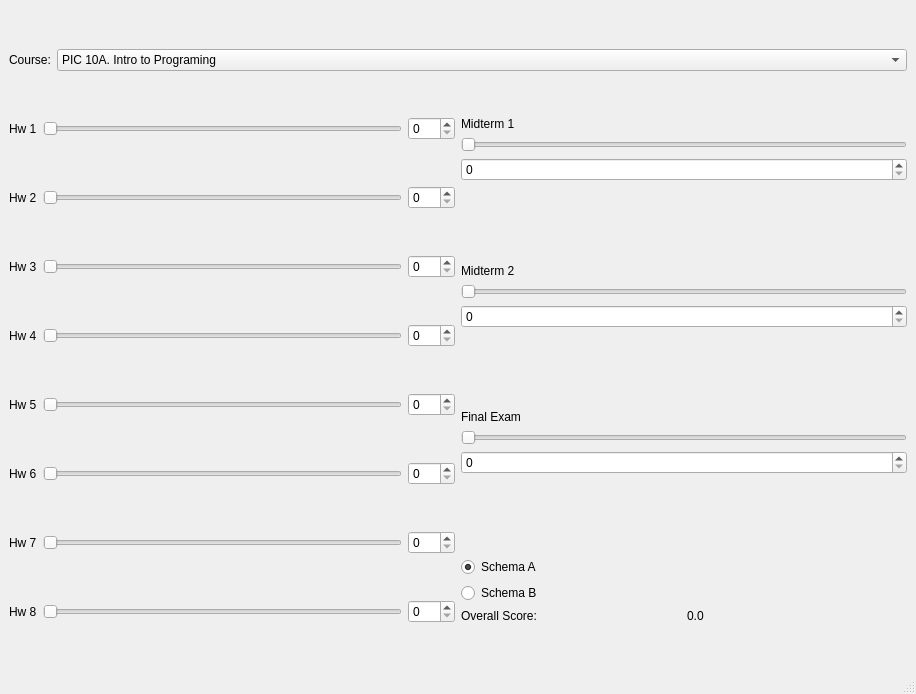
<?xml version="1.0" encoding="UTF-8"?>
<ui version="4.0">
 <class>grade_calculator</class>
 <widget class="QMainWindow" name="grade_calculator">
  <property name="geometry">
   <rect>
    <x>0</x>
    <y>0</y>
    <width>916</width>
    <height>694</height>
   </rect>
  </property>
  <property name="windowTitle">
   <string>grade_calculator</string>
  </property>
  <widget class="QWidget" name="centralwidget">
   <layout class="QVBoxLayout" name="verticalLayout_4">
    <item>
     <layout class="QVBoxLayout" name="verticalLayout_3">
      <item>
       <spacer name="verticalSpacer_13">
        <property name="orientation">
         <enum>Qt::Vertical</enum>
        </property>
        <property name="sizeHint" stdset="0">
         <size>
          <width>17</width>
          <height>18</height>
         </size>
        </property>
       </spacer>
      </item>
      <item>
       <layout class="QHBoxLayout" name="horizontalLayout_10">
        <item>
         <widget class="QLabel" name="label">
          <property name="sizePolicy">
           <sizepolicy hsizetype="Fixed" vsizetype="Preferred">
            <horstretch>0</horstretch>
            <verstretch>0</verstretch>
           </sizepolicy>
          </property>
          <property name="text">
           <string>Course:</string>
          </property>
         </widget>
        </item>
        <item>
         <widget class="QComboBox" name="course_comboBox">
          <item>
           <property name="text">
            <string>PIC 10A. Intro to Programing</string>
           </property>
          </item>
          <item>
           <property name="text">
            <string>CHEM 110A. Thermodynamics</string>
           </property>
          </item>
          <item>
           <property name="text">
            <string>MATH 32B. Vector Calculus</string>
           </property>
          </item>
         </widget>
        </item>
       </layout>
      </item>
      <item>
       <spacer name="verticalSpacer_12">
        <property name="orientation">
         <enum>Qt::Vertical</enum>
        </property>
        <property name="sizeHint" stdset="0">
         <size>
          <width>17</width>
          <height>13</height>
         </size>
        </property>
       </spacer>
      </item>
      <item>
       <layout class="QHBoxLayout" name="horizontalLayout_11">
        <item>
         <layout class="QVBoxLayout" name="verticalLayout">
          <item>
           <layout class="QHBoxLayout" name="horizontalLayout">
            <item>
             <widget class="QLabel" name="label_2">
              <property name="text">
               <string>Hw 1</string>
              </property>
             </widget>
            </item>
            <item>
             <widget class="QSlider" name="horizontalSlider">
              <property name="maximum">
               <number>100</number>
              </property>
              <property name="orientation">
               <enum>Qt::Horizontal</enum>
              </property>
             </widget>
            </item>
            <item>
             <widget class="QSpinBox" name="spinBox">
              <property name="maximum">
               <number>100</number>
              </property>
             </widget>
            </item>
           </layout>
          </item>
          <item>
           <spacer name="verticalSpacer_2">
            <property name="orientation">
             <enum>Qt::Vertical</enum>
            </property>
            <property name="sizeHint" stdset="0">
             <size>
              <width>20</width>
              <height>40</height>
             </size>
            </property>
           </spacer>
          </item>
          <item>
           <layout class="QHBoxLayout" name="horizontalLayout_2">
            <item>
             <widget class="QLabel" name="label_3">
              <property name="text">
               <string>Hw 2</string>
              </property>
             </widget>
            </item>
            <item>
             <widget class="QSlider" name="horizontalSlider_2">
              <property name="maximum">
               <number>100</number>
              </property>
              <property name="orientation">
               <enum>Qt::Horizontal</enum>
              </property>
             </widget>
            </item>
            <item>
             <widget class="QSpinBox" name="spinBox_2">
              <property name="maximum">
               <number>100</number>
              </property>
             </widget>
            </item>
           </layout>
          </item>
          <item>
           <spacer name="verticalSpacer_3">
            <property name="orientation">
             <enum>Qt::Vertical</enum>
            </property>
            <property name="sizeHint" stdset="0">
             <size>
              <width>20</width>
              <height>40</height>
             </size>
            </property>
           </spacer>
          </item>
          <item>
           <layout class="QHBoxLayout" name="horizontalLayout_3">
            <item>
             <widget class="QLabel" name="label_4">
              <property name="text">
               <string>Hw 3</string>
              </property>
             </widget>
            </item>
            <item>
             <widget class="QSlider" name="horizontalSlider_3">
              <property name="maximum">
               <number>100</number>
              </property>
              <property name="orientation">
               <enum>Qt::Horizontal</enum>
              </property>
             </widget>
            </item>
            <item>
             <widget class="QSpinBox" name="spinBox_3">
              <property name="maximum">
               <number>100</number>
              </property>
             </widget>
            </item>
           </layout>
          </item>
          <item>
           <spacer name="verticalSpacer_4">
            <property name="orientation">
             <enum>Qt::Vertical</enum>
            </property>
            <property name="sizeHint" stdset="0">
             <size>
              <width>20</width>
              <height>40</height>
             </size>
            </property>
           </spacer>
          </item>
          <item>
           <layout class="QHBoxLayout" name="horizontalLayout_4">
            <item>
             <widget class="QLabel" name="label_5">
              <property name="text">
               <string>Hw 4</string>
              </property>
             </widget>
            </item>
            <item>
             <widget class="QSlider" name="horizontalSlider_4">
              <property name="maximum">
               <number>100</number>
              </property>
              <property name="orientation">
               <enum>Qt::Horizontal</enum>
              </property>
             </widget>
            </item>
            <item>
             <widget class="QSpinBox" name="spinBox_4">
              <property name="maximum">
               <number>100</number>
              </property>
             </widget>
            </item>
           </layout>
          </item>
          <item>
           <spacer name="verticalSpacer_5">
            <property name="orientation">
             <enum>Qt::Vertical</enum>
            </property>
            <property name="sizeHint" stdset="0">
             <size>
              <width>20</width>
              <height>40</height>
             </size>
            </property>
           </spacer>
          </item>
          <item>
           <layout class="QHBoxLayout" name="horizontalLayout_5">
            <item>
             <widget class="QLabel" name="label_6">
              <property name="text">
               <string>Hw 5</string>
              </property>
             </widget>
            </item>
            <item>
             <widget class="QSlider" name="horizontalSlider_5">
              <property name="maximum">
               <number>100</number>
              </property>
              <property name="orientation">
               <enum>Qt::Horizontal</enum>
              </property>
             </widget>
            </item>
            <item>
             <widget class="QSpinBox" name="spinBox_5">
              <property name="maximum">
               <number>100</number>
              </property>
             </widget>
            </item>
           </layout>
          </item>
          <item>
           <spacer name="verticalSpacer_6">
            <property name="orientation">
             <enum>Qt::Vertical</enum>
            </property>
            <property name="sizeHint" stdset="0">
             <size>
              <width>20</width>
              <height>40</height>
             </size>
            </property>
           </spacer>
          </item>
          <item>
           <layout class="QHBoxLayout" name="horizontalLayout_6">
            <item>
             <widget class="QLabel" name="label_7">
              <property name="text">
               <string>Hw 6</string>
              </property>
             </widget>
            </item>
            <item>
             <widget class="QSlider" name="horizontalSlider_6">
              <property name="maximum">
               <number>100</number>
              </property>
              <property name="orientation">
               <enum>Qt::Horizontal</enum>
              </property>
             </widget>
            </item>
            <item>
             <widget class="QSpinBox" name="spinBox_6">
              <property name="maximum">
               <number>100</number>
              </property>
             </widget>
            </item>
           </layout>
          </item>
          <item>
           <spacer name="verticalSpacer_7">
            <property name="orientation">
             <enum>Qt::Vertical</enum>
            </property>
            <property name="sizeHint" stdset="0">
             <size>
              <width>20</width>
              <height>40</height>
             </size>
            </property>
           </spacer>
          </item>
          <item>
           <layout class="QHBoxLayout" name="horizontalLayout_7">
            <item>
             <widget class="QLabel" name="label_8">
              <property name="text">
               <string>Hw 7</string>
              </property>
             </widget>
            </item>
            <item>
             <widget class="QSlider" name="horizontalSlider_7">
              <property name="maximum">
               <number>100</number>
              </property>
              <property name="orientation">
               <enum>Qt::Horizontal</enum>
              </property>
             </widget>
            </item>
            <item>
             <widget class="QSpinBox" name="spinBox_7">
              <property name="maximum">
               <number>100</number>
              </property>
             </widget>
            </item>
           </layout>
          </item>
          <item>
           <spacer name="verticalSpacer_8">
            <property name="orientation">
             <enum>Qt::Vertical</enum>
            </property>
            <property name="sizeHint" stdset="0">
             <size>
              <width>20</width>
              <height>40</height>
             </size>
            </property>
           </spacer>
          </item>
          <item>
           <layout class="QHBoxLayout" name="horizontalLayout_8">
            <item>
             <widget class="QLabel" name="label_9">
              <property name="text">
               <string>Hw 8</string>
              </property>
             </widget>
            </item>
            <item>
             <widget class="QSlider" name="horizontalSlider_8">
              <property name="maximum">
               <number>100</number>
              </property>
              <property name="orientation">
               <enum>Qt::Horizontal</enum>
              </property>
             </widget>
            </item>
            <item>
             <widget class="QSpinBox" name="spinBox_8">
              <property name="maximum">
               <number>100</number>
              </property>
             </widget>
            </item>
           </layout>
          </item>
         </layout>
        </item>
        <item>
         <layout class="QVBoxLayout" name="verticalLayout_2">
          <item>
           <widget class="QLabel" name="label_10">
            <property name="text">
             <string>Midterm 1</string>
            </property>
           </widget>
          </item>
          <item>
           <widget class="QSlider" name="horizontalSlider_9">
            <property name="maximum">
             <number>100</number>
            </property>
            <property name="orientation">
             <enum>Qt::Horizontal</enum>
            </property>
           </widget>
          </item>
          <item>
           <widget class="QSpinBox" name="spinBox_9">
            <property name="maximum">
             <number>100</number>
            </property>
           </widget>
          </item>
          <item>
           <spacer name="verticalSpacer">
            <property name="orientation">
             <enum>Qt::Vertical</enum>
            </property>
            <property name="sizeHint" stdset="0">
             <size>
              <width>20</width>
              <height>40</height>
             </size>
            </property>
           </spacer>
          </item>
          <item>
           <widget class="QLabel" name="label_11">
            <property name="text">
             <string>Midterm 2</string>
            </property>
           </widget>
          </item>
          <item>
           <widget class="QSlider" name="horizontalSlider_10">
            <property name="maximum">
             <number>100</number>
            </property>
            <property name="orientation">
             <enum>Qt::Horizontal</enum>
            </property>
           </widget>
          </item>
          <item>
           <widget class="QSpinBox" name="spinBox_10">
            <property name="maximum">
             <number>100</number>
            </property>
           </widget>
          </item>
          <item>
           <spacer name="verticalSpacer_9">
            <property name="orientation">
             <enum>Qt::Vertical</enum>
            </property>
            <property name="sizeHint" stdset="0">
             <size>
              <width>20</width>
              <height>40</height>
             </size>
            </property>
           </spacer>
          </item>
          <item>
           <widget class="QLabel" name="label_12">
            <property name="text">
             <string>Final Exam</string>
            </property>
           </widget>
          </item>
          <item>
           <widget class="QSlider" name="horizontalSlider_11">
            <property name="maximum">
             <number>100</number>
            </property>
            <property name="orientation">
             <enum>Qt::Horizontal</enum>
            </property>
           </widget>
          </item>
          <item>
           <widget class="QSpinBox" name="spinBox_11">
            <property name="maximum">
             <number>100</number>
            </property>
           </widget>
          </item>
          <item>
           <spacer name="verticalSpacer_10">
            <property name="orientation">
             <enum>Qt::Vertical</enum>
            </property>
            <property name="sizeHint" stdset="0">
             <size>
              <width>20</width>
              <height>40</height>
             </size>
            </property>
           </spacer>
          </item>
          <item>
           <widget class="QRadioButton" name="radioButton">
            <property name="text">
             <string>Schema A</string>
            </property>
            <property name="checked">
             <bool>true</bool>
            </property>
            <attribute name="buttonGroup">
             <string notr="true">buttonGroup</string>
            </attribute>
           </widget>
          </item>
          <item>
           <widget class="QRadioButton" name="radioButton_2">
            <property name="text">
             <string>Schema B</string>
            </property>
            <attribute name="buttonGroup">
             <string notr="true">buttonGroup</string>
            </attribute>
           </widget>
          </item>
          <item>
           <layout class="QHBoxLayout" name="horizontalLayout_9">
            <item>
             <widget class="QLabel" name="label_13">
              <property name="text">
               <string>Overall Score:</string>
              </property>
             </widget>
            </item>
            <item>
             <widget class="QLabel" name="label_14">
              <property name="text">
               <string>0.0</string>
              </property>
             </widget>
            </item>
           </layout>
          </item>
         </layout>
        </item>
       </layout>
      </item>
      <item>
       <spacer name="verticalSpacer_14">
        <property name="orientation">
         <enum>Qt::Vertical</enum>
        </property>
        <property name="sizeHint" stdset="0">
         <size>
          <width>17</width>
          <height>18</height>
         </size>
        </property>
       </spacer>
      </item>
     </layout>
    </item>
   </layout>
  </widget>
  <widget class="QMenuBar" name="menubar">
   <property name="geometry">
    <rect>
     <x>0</x>
     <y>0</y>
     <width>916</width>
     <height>23</height>
    </rect>
   </property>
  </widget>
  <widget class="QStatusBar" name="statusbar"/>
 </widget>
 <resources/>
 <connections/>
 <buttongroups>
  <buttongroup name="buttonGroup"/>
 </buttongroups>
</ui>
